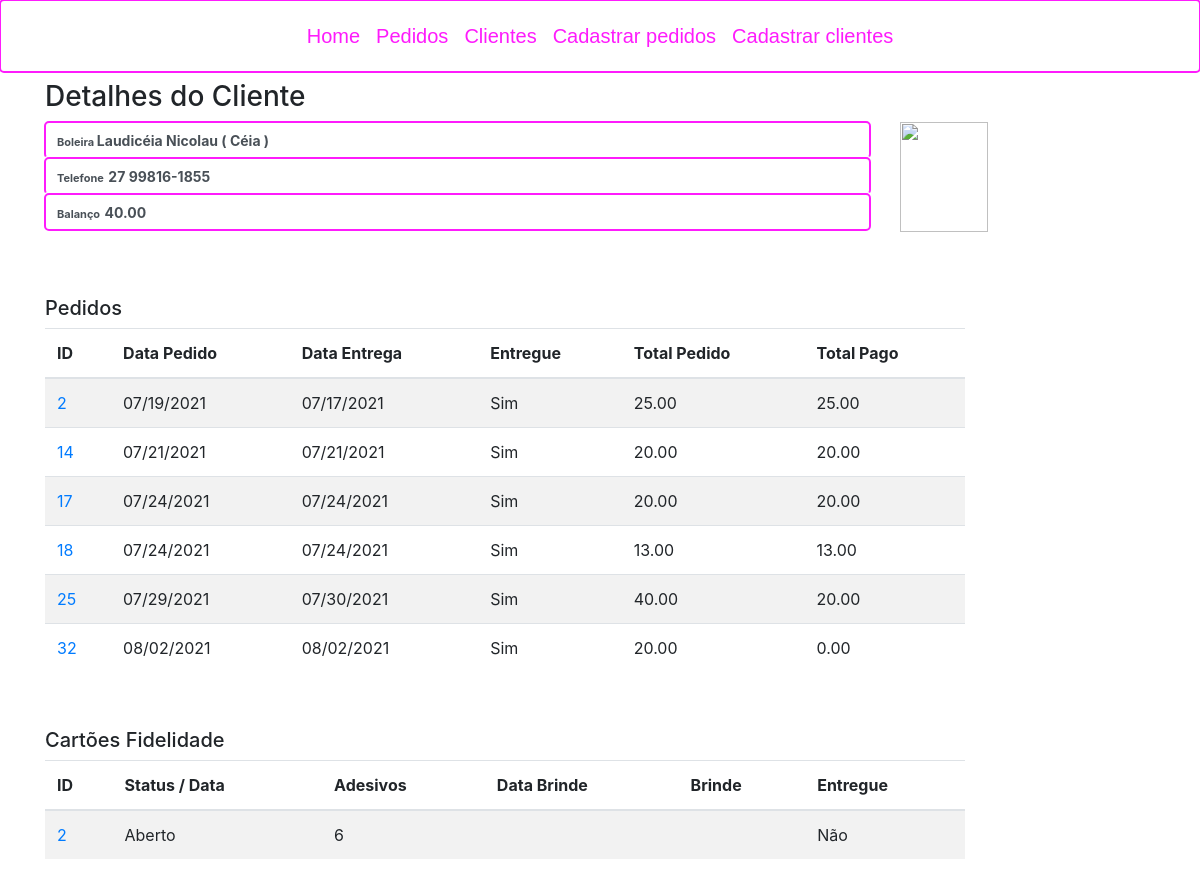
Before: /clients/2/detail/ (signed in) with the older database file.
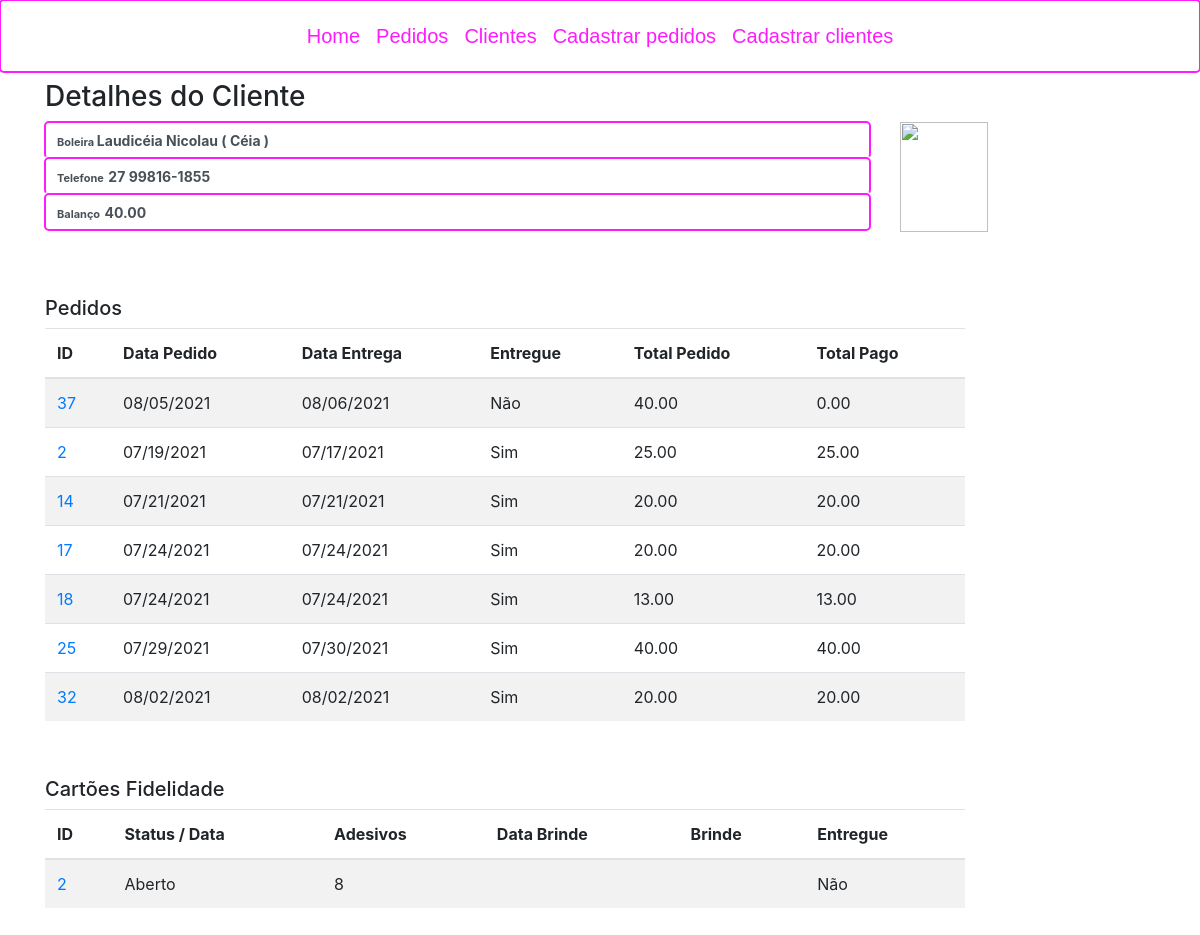
After: the same page with the newer database file.
### order_control/models.py (models this page shows, shortened)
class Order(models.Model):
    createdAt = models.DateTimeField(auto_now_add=True)
    deliveryAt = models.DateTimeField(null=True, blank=True, verbose_name="Entregar em")
    delivered = models.BooleanField(default=False, verbose_name="Entregue")
    description = models.TextField(max_length=255, null=True, blank=True)
    downPayment = models.DecimalField(max_digits=8, decimal_places=2, verbose_name='Entrada R$', null=True, blank=True, default=0.00)
    totalOrder = models.DecimalField(max_digits=8, decimal_places=2, verbose_name='Total Pedido R$', null=True, blank=True, default=0.00)
    totalPayment = models.DecimalField(max_digits=8, decimal_places=2, verbose_name='Total Pago R$', null=True, blank=True, default=0.00)
    client = models.ForeignKey(Client, on_delete=models.PROTECT, verbose_name='Cliente')

class LoyatyCard(models.Model):
    createdAt = models.DateTimeField(auto_now_add=True)
    adhesiveCount = models.IntegerField(null=True, blank=True, default=0)
    finishedAt = models.DateTimeField(null=True, blank=True, default=None)
    giftDate = models.DateTimeField(null=True,  blank=True)
    giftTopOfCake = models.ForeignKey(BoxTop, on_delete=models.PROTECT, null=True, blank=True)
    client = models.ForeignKey(Client, on_delete=models.PROTECT)
    isDelivered = models.BooleanField(default=False, verbose_name="Está entregue?")

### order_control/views.py (the view)
# urls.py: path('clients/<int:id>/detail/', views.client_details, name='client_detail'),
@login_required(login_url=reverse_lazy('order_control:login'))
def client_details(request, id):
    client = Client.objects.get(id=id)
    order = Order.objects.filter(client=client).order_by('delivered', 'deliveryAt')
    loyatyCard = LoyatyCard.objects.filter(client=client).order_by('finishedAt', 'giftDate')
    return render(request, 'order_control/client/detail.html', {'client': client, 'orders': order, 'loyatyCards':loyatyCard})

### templates/order_control/client/detail.html (shortened to what the changed rows need)
{% extends "layout.html" %}
{% block content %}
    <div class="container">
       <div id="hideDescription">
            <div class="form-group">
                <div class="row">
                    <div  class="col-sm-10" >
                        <table class="table table-striped table-hover">
                            <thead>
                            <tr>
                                <th>ID</th>
                                <th>Data Pedido</th>
                                <th>Data Entrega</th>
                                <th>Entregue</th>
                                <th>Total Pedido</th>
                                <th>Total Pago</th>
                            </tr>
                            </thead>
                            <tbody>
                            {% for order in orders %}
                                <tr>
                                    <td><a href="{% url 'order_control:order_detail'  order.id %}"> {{ order.id }} </a></td>
                                    <td>{{ order.createdAt|date:"SHORT_DATE_FORMAT" }}</td>
                                    <td>{{ order.deliveryAt|date:"SHORT_DATE_FORMAT" }}</td>
                                    <td>{% if order.delivered %}
                                            Sim
                                        {% else %}
                                            Não
                                        {% endif %}
                                    </td>
                                    <td>{{ order.totalOrder }}</td>
                                    <td>{{ order.totalPayment }}</td>
                                </tr>
                            {% endfor %}
                            </tbody>
                        </table>
                    </div>
                </div>
            </div>
           {% if loyatyCards %}
               <div class="form-group">
                    <div class="row">
                        <div  class="col-sm-10" >
                            <table class="table table-striped table-hover">
                                <thead>
                                <tr>
                                    <th>ID</th>
                                    <th>Status / Data</th>
                                    <th>Adesivos</th>
                                    <th>Data Brinde</th>
                                    <th>Brinde</th>
                                    <th>Entregue</th>
                                </tr>
                                </thead>
                                <tbody>
                                {% for loyatyCard in loyatyCards %}
                                    <tr>
                                        <td><a href="{% url 'order_control:loyatyCard_details'  loyatyCard.id %}"> {{ loyatyCard.id }} </a></td>
                                        <td>{% if loyatyCard.finishedAt %}
                                                Fechado - {{ loyatyCard.finishedAt|date:"SHORT_DATE_FORMAT" }}
                                            {% else %}
                                                Aberto
                                            {% endif %}
                                        </td>
                                        <td>{{ loyatyCard.adhesiveCount }}</td>
                                        <td>
                                        </td>
                                        <td>
                                        </td>
                                        <td>{% if loyatyCard.isDelivered %}
                                                Sim
                                            {% else %} Não
                                            {% endif %}
                                        </td>
                                    </tr>
                                {% endfor %}
                                </tbody>
                            </table>
                        </div>
                    </div>
               </div>
           {% endif %}
        </div>
    </div>
{% endblock %}

Changed rows visible on the page:
added Order: id "37", createdAt "08/05/2021", deliveryAt "08/06/2021", delivered "Não", totalOrder "40.00", totalPayment "0.00"
changed Order id 25: totalPayment "20.00" → "40.00"
changed Order id 32: totalPayment "0.00" → "20.00"
changed LoyatyCard id 2: adhesiveCount "6" → "8"
